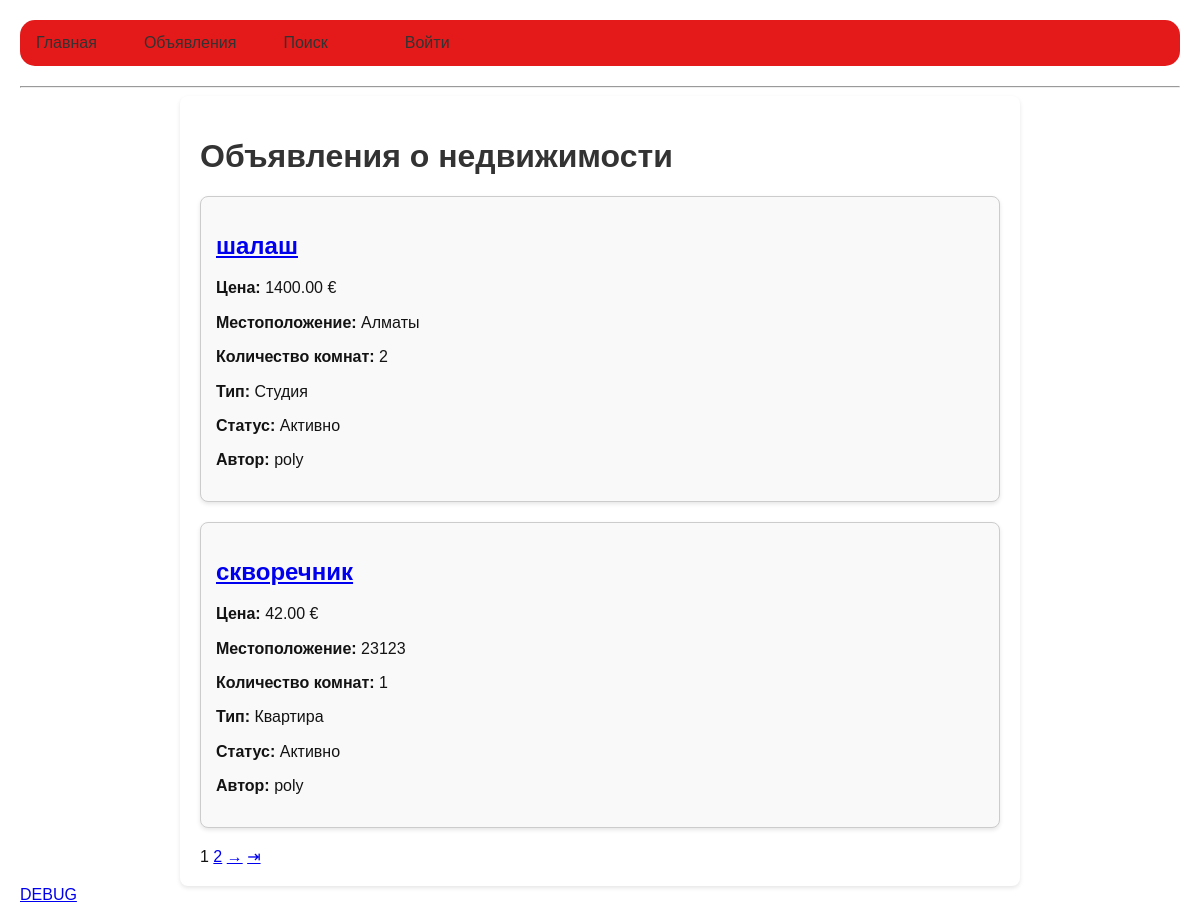
Page /listings/ on the earlier database version.
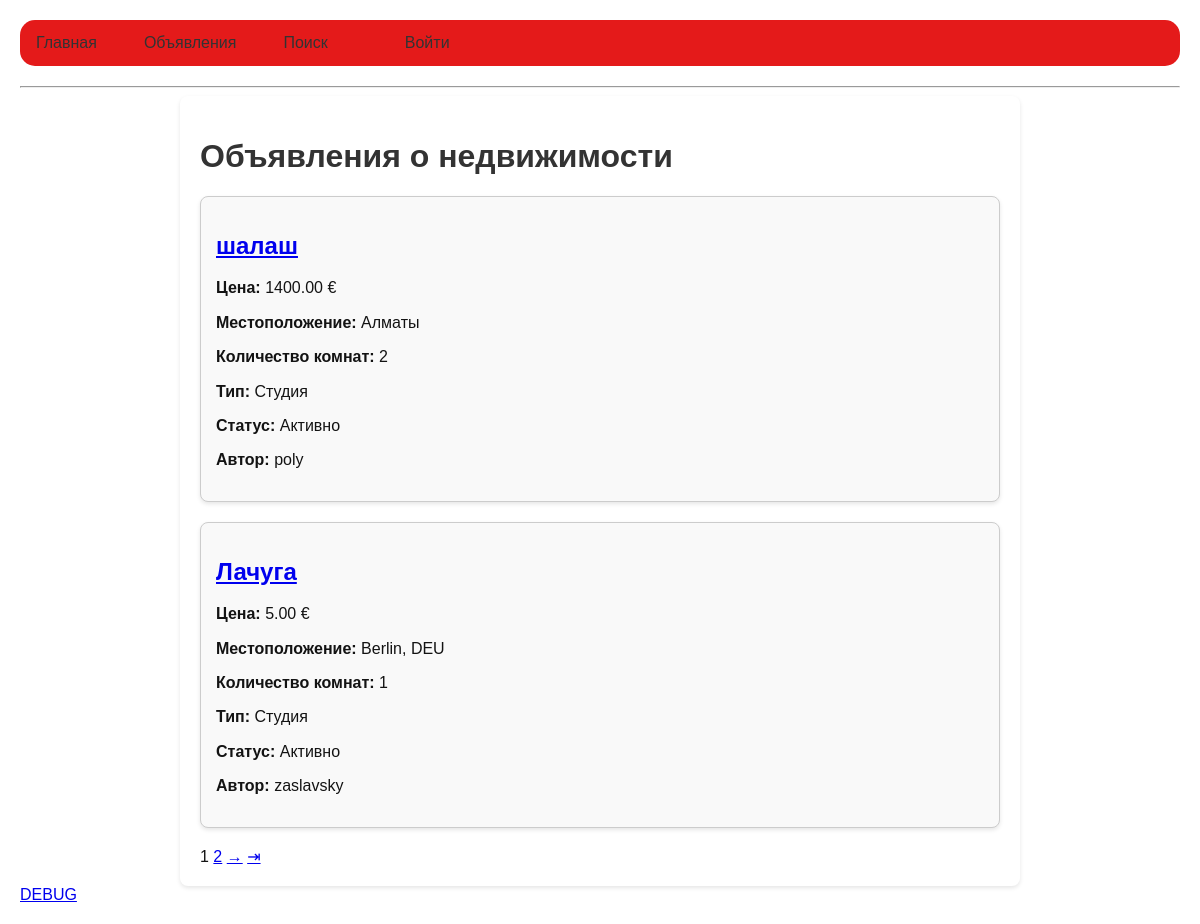
Same page on the later database version.
### listings/models.py (models this page shows, shortened)
class Listing(models.Model):
    PROPERTY_TYPES = [
        ('apartment', 'Квартира'),
        ('house', 'Дом'),
        ('studio', 'Студия'),
    ]
    STATUS_CHOICES = [
        ('active', 'Активно'),
        ('inactive', 'Неактивно'),
    ]
    title = models.CharField(max_length=255)
    description = models.TextField()
    location = models.CharField(max_length=255)
    price = models.DecimalField(max_digits=10, decimal_places=2)
    rooms = models.PositiveIntegerField()
    property_type = models.CharField(max_length=50, choices=PROPERTY_TYPES)
    status = models.CharField(max_length=20, choices=STATUS_CHOICES, default='active')
    owner = models.ForeignKey(settings.AUTH_USER_MODEL, related_name='listings', on_delete=models.CASCADE)
    created_at = models.DateTimeField(auto_now_add=True)
    updated_at = models.DateTimeField(auto_now=True)

### accounts/models.py (models this page shows, shortened)
class CustomUser(AbstractUser):
    ROLE_CHOICES = (
        ('tenant', 'Арендатор'),
        ('landlord', 'Арендодатель'),
    )
    role = models.CharField(max_length=20, choices=ROLE_CHOICES, default='tenant')

### listings/views.py (the view)
# urls.py: path('', ListingListView.as_view(), name='listing-list'),
class ListingListView(ListView):
    model = Listing
    template_name = 'listings/listing_list.html'
    context_object_name = 'listings'
    def get_queryset(self):
        return super().get_queryset().order_by('-created_at')
    def get_context_data(self, **kwargs):
        context = super().get_context_data(**kwargs)
        paginator = Paginator(context['listings'], 2)
        page_number = self.request.GET.get('page')
        context['page_obj'] = paginator.get_page(page_number)
        return context

### templates/listings/listing_list.html (shortened to what this page needs)
{% extends "base.html" %}
{% block content %}
<div class="listings-container">
    <h1>Объявления о недвижимости</h1>
    <div class="listings">
        {% for listing in page_obj %}
            <div class="listing-card">
                <h2><a href="{% url 'listing-detail' listing.pk %}">{{ listing.title }}</a></h2>
                <p><strong>Цена:</strong> {{ listing.price }} €</p>
                <p><strong>Местоположение:</strong> {{ listing.location }}</p>
                <p><strong>Количество комнат:</strong> {{ listing.rooms }}</p>
                <p><strong>Тип:</strong> {{ listing.get_property_type_display }}</p>
                <p><strong>Статус:</strong> {{ listing.get_status_display }}</p>
                <p><strong>Автор:</strong> {{ listing.owner.username }}</p>
            </div>
        {% empty %}
            <p>Нет доступных объявлений.</p>
        {% endfor %}
    </div>
    <div class="pagination">
        <span class="step-links">
            {% for num in page_obj.paginator.page_range %}
                {% if num == page_obj.number %}
                    <span class="current">{{ num }}</span>
                {% elif num > page_obj.number|add:"-3" and num < page_obj.number|add:"3" %}
                    <a href="?page={{ num }}">{{ num }}</a>
                {% elif num == 1 or num == page_obj.paginator.num_pages %}
                    <a href="?page={{ num }}">{{ num }}</a>
                {% elif num == page_obj.number|add:"-3" or num == page_obj.number|add:"3" %}
                    ...
                {% endif %}
            {% endfor %}
            {% if page_obj.has_next %}
                <a href="?page={{ page_obj.next_page_number }}">→</a>
                <a href="?page={{ page_obj.paginator.num_pages }}">⇥</a>
            {% endif %}
        </span>
    </div>
</div>
{% endblock content %}

Differences in the rows shown:
removed Listing: title "скворечник", price "42.00", location "23123", rooms "1", property_type "Квартира", status "Активно", owner.username "poly"
now on this page (row unchanged): Listing: title "Лачуга", price "5.00", location "Berlin, DEU", rooms "1", property_type "Студия", status "Активно", owner.username "zaslavsky"
